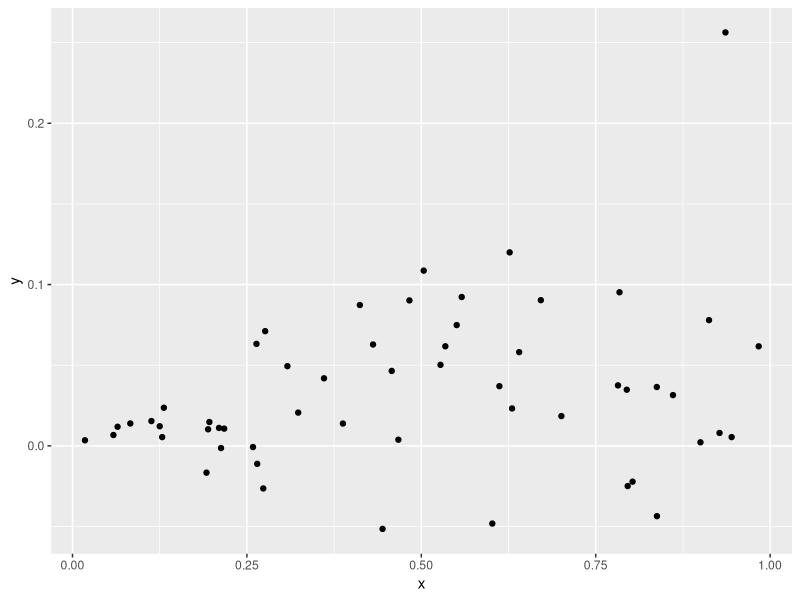
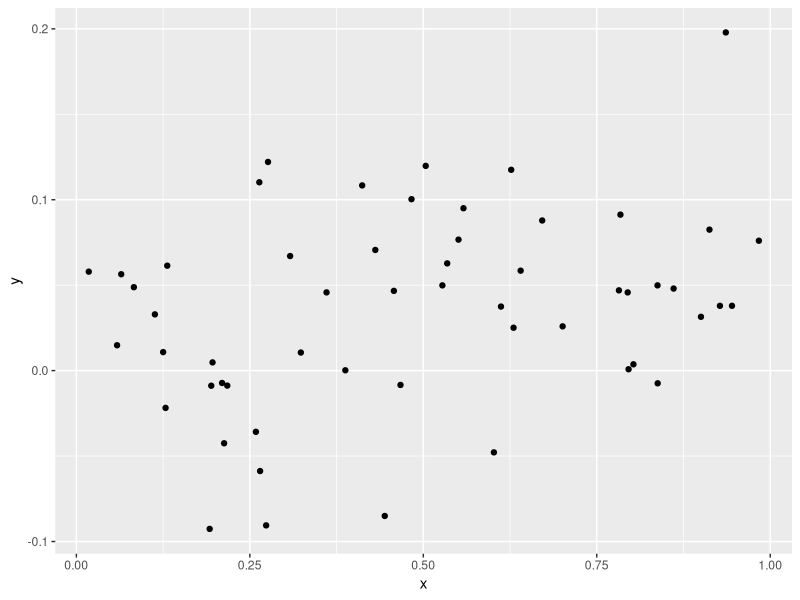
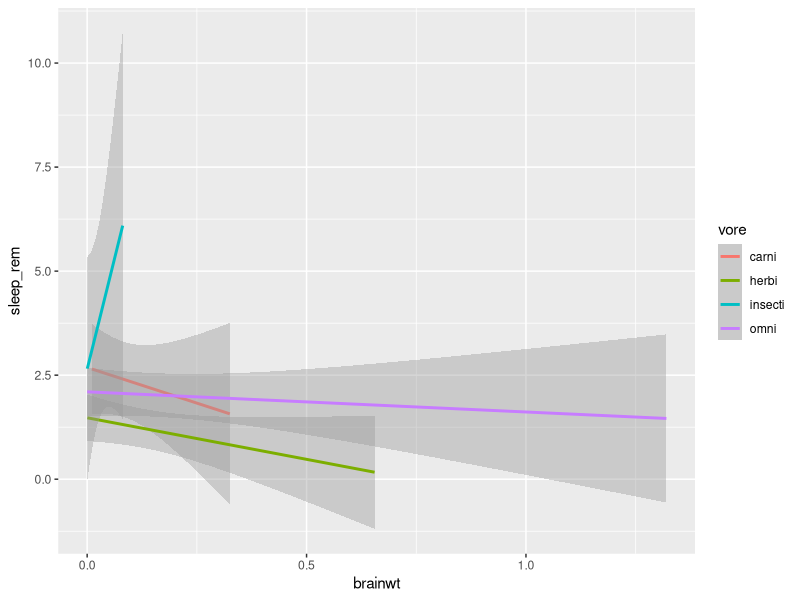
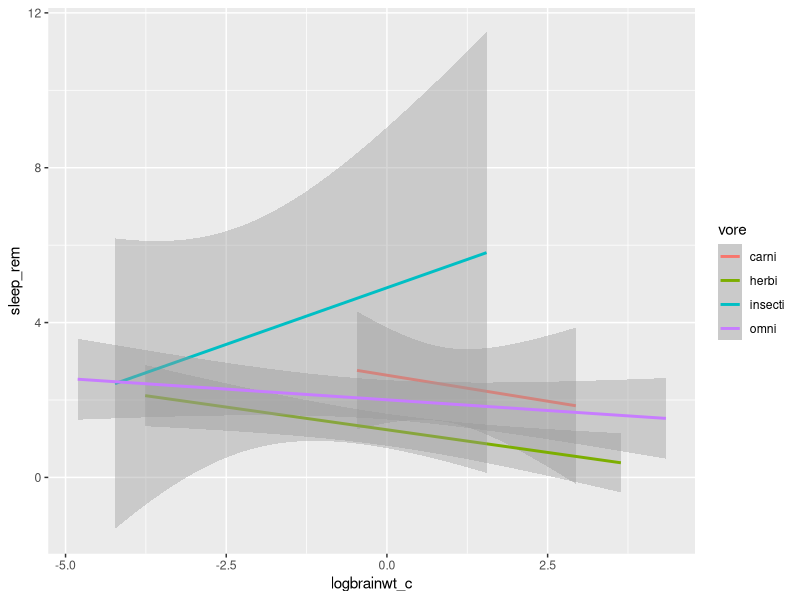

These figures' R source, in order:
## ---- chunk 1
#DO NOT EDIT THIS CHUNK OR ANYTHING ABOVE IT!
knitr::opts_chunk$set(echo = TRUE, eval = TRUE, fig.align = "center", warning = F, message = F, tidy=T, tidy.opts=list(width.cutoff=50), R.options=list(max.print=100,dplyr.print_max=100))
library(tidyverse)
## ---- chunk 2
library(lmtest)
library(sandwich)

set.seed(348)
x <- runif(55, 0, 1)
y <- .1 * rnorm(55, x, x)

model1 <- lm(y~x)
summary(model1)

model1 %>% ggplot(aes(x,y)) + geom_point() #looks like it fans out
bptest(model1) #reject the null hypothesis

coeftest(model1, vcov = vcovHC(model1)) #correct Ses robust to violations of homoskedasticity


## ---- chunk 3
set.seed(348)
x <- runif(55, 0, 1)
y <- .1 * rnorm(55, x, .6)

model2 <- lm(y~x)
summary(model2)

model2 %>% ggplot(aes(x,y)) + geom_point()#looks pretty gucci
bptest(model2) #not significant, can't reject null hypothesis, homoskedastic

coeftest(model2, vcov = vcovHC(model2))
## ---- chunk 4
set.seed(348)
df <- data.frame(x,y)

#resampling rows:
boot_dat<- sample_frac(df, replace=T)


samp_distn<-replicate(5000, {
  boot_dat <- sample_frac(df, replace=T) 
  fit <- lm(y~x, data=boot_dat) 
  coef(fit) 
}) 
 

#resampling residuals
  fit<-lm(y~x,data=df) 
  resids<-fit$residuals 
  fitted<-fit$fitted.values 
   
  resid_resamp<-replicate(5000,{
    new_resids<-sample(resids,replace=TRUE) 
    df$new_y<-fitted+new_resids 
    fit<-lm(new_y~x,data=df) 
    coef(fit) 
}) 

summary(model2)#from Q1.2
coeftest(model2, vcov = vcovHC(model2))#from Q1.2
samp_distn %>% t %>% as.data.frame %>% summarize_all(sd) 
resid_resamp%>%t%>%as.data.frame%>%summarize_all(sd)


## ---- chunk 5
library(tidyverse)

model3 <- lm(sleep_rem~brainwt*vore, data=msleep)
summary(model3)


## ---- chunk 6

msleep$brainwt_c <- msleep$brainwt - mean(msleep$brainwt, na.rm=T)
model3 <- lm(sleep_rem~brainwt_c*vore, data=msleep)
summary(model3)

## ---- chunk 7
msleep %>% 
  filter(!is.na(vore)) %>% 
  ggplot(aes(x=brainwt, y=sleep_rem, color=vore))+
  geom_smooth(method="lm")

msleep %>% filter(!is.na(brainwt)) %>% summarize(mean(brainwt))
## ---- chunk 8
#centering log brain weight
msleep %>% 
  mutate(logbrainwt=log(brainwt)) %>%
  filter(!is.na(brainwt)) %>% 
  mutate(logbrainwt_c=logbrainwt - mean(logbrainwt))-> msleepy

#making new regression
model4 <- lm(sleep_rem~logbrainwt_c*vore, data=msleepy)
summary(model4)

#homoskedasicity robust standard errors      
coeftest(model4, vcov=vcovHC(model4))

#ho: controlling for glucose, bmi doesnt explain variation in bp
## ---- chunk 9
msleepy %>% 
  filter(!is.na(vore)) %>% 
  ggplot(aes(x=logbrainwt_c, y=sleep_rem, color=vore))+
  geom_smooth(method="lm")
## ---- chunk 10
## DO NOT DELETE THIS BLOCK!
sessionInfo()
Sys.time()
Sys.info()
